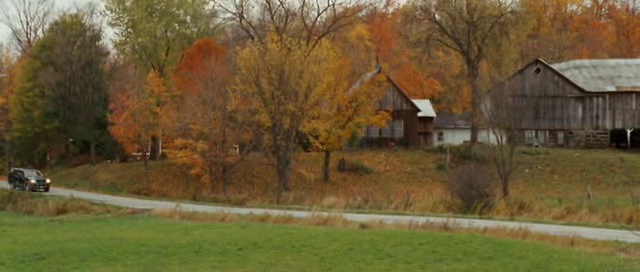
#> input picture resources/car/00000002.jpg, 640 x 272 px; its folder holds only this picture in this run
$ python cascade_tracker.py
#> lines starting #> are read from the running program, lines starting #| are printed output that depends on the picture; after the words box and inside, x2 and y2 are one past the last pixel; in counts of white or black regions, pixels touching at a corner belong together
### utilities.py
#!/usr/bin/env python
"""
Utilities
===========
This module contains multiple utility functions:
 get_jpeg => will load jpeg images and return them as an array.
 plot_pixel_position => will plot pixel location given an array.
 rect_resize => will resize a rectangle given an array of points.
"""

import cv2
import os
import matplotlib.pyplot as plt
import numpy as np

def get_jpeg(path):
    """
    Returns all JPEG files given a path
    :param path:
    """
    image_names = []
    for f in os.listdir(path):
        if f.endswith(".jpg"):
            image_names.append(path + f)
    return image_names


def plot_pixel_position(pos):
    """
    :param pos:
    :return:
    """
    pos = np.array(pos)
    plt.plot(pos[:, 0])
    plt.plot(pos[:, 1])
    plt.legend(['X pixel location', 'Y pixel location'])
    plt.show()

# [25 lines left out: function rect_resize, not called in this run]


# [22 lines that do not run on import are left out]

### cascade_tracker.py
#!/usr/bin/env python
"""
Haar Cascade Classifier
=======================
This module contains the 'cascade' function which will run a Haar classifier
on an image stream and returns the average location of the classifier matches
at each frame in an array.
"""

import cv2
import numpy as np

import utilities


def cascade(imgs, cascade_classifier, display_image=True, write_video=False, video_name='HAAR.avi'):
    """
    Gives the average position of a haar cascade classifier and displays image stream with classifier matches

    :param imgs: string array containing image file locations
    :param cascade_classifier: string containing file location of Haar classifier XML
    :param display_image: flag determining whether or not to display the image stream
    :param write_video: Flag determining whether or not to record image stream
    :param video_name: File name of image stream
    :return: array of average locations of the matches of the Haar classifier
    """
#> called with cascade_classifier = './resources/cars3.xml', display_image = True, write_video = False, video_name = 'HAAR.avi'

    # Load cascade classifier
    car_cascade = cv2.CascadeClassifier(cascade_classifier)

    # If write_video flag, record a video
    if write_video:
        height, width, _ = cv2.imread(imgs[0]).shape
        writer = cv2.VideoWriter(video_name, -1, 20, (width, height))

    # Initialize the average position to an empty array
    ave_pos = []

    # Initialize frame index
    frame_idx = 0

    # Loop through images, displaying every cascade match in a blue rectangle
    while frame_idx < len(imgs):
        # Load image at current index
        frame = cv2.imread(imgs[frame_idx])
#> frame is the input picture: shape (272, 640, 3); mean B, G, R 53.7, 90.6, 106

        # Create grayscale image for cascade classifier
        gray = cv2.cvtColor(frame, cv2.COLOR_BGR2GRAY)
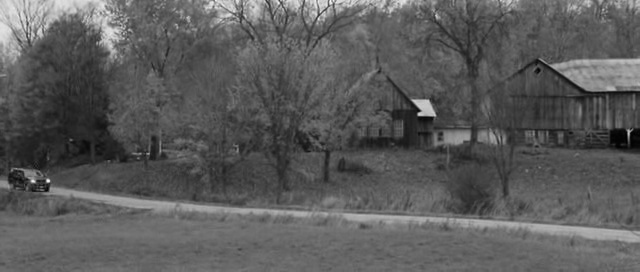
#> gray: shape (272, 640); min 1, max 249, mean 91

        # Detect all classifier matches of grayscale image
        cars = car_cascade.detectMultiScale(gray)
#> cars = ()

        # Initialize the x,y positions at this frame to empty arrays
        pos_x = []
        pos_y = []

        # Create rectangle for every match
        for (x, y, w, h) in cars:
            # Create a rectangle
            cv2.rectangle(frame, (x, y), (x + w, y + h), (255, 0, 0))
            pos_x.append(np.mean([x, x + w]))
            pos_y.append(np.mean([y, y + h]))
#> this loop made 0 passes
#> after the loop, pos_x = []; pos_y = []

        # Only add a new position to the array if there was a classifier match
        if len(cars) > 0:
            ave_pos.append((np.mean(pos_x), np.mean(pos_y)))

        # Display the image if the display image flag is true
        if display_image:
            cv2.imshow('img', frame)
            k = cv2.waitKey(30) & 0xff
#> (key Esc is pressed here)
            if k == 27:
                break

        # Write to video
        if write_video:
            writer.write(frame)

        # Update the index
        frame_idx += 1

    # Close all windows
    cv2.destroyAllWindows()

    # Release the video
    if write_video:
        writer.release()

    return ave_pos


if __name__ == '__main__':

    # Load images
    imgs = utilities.get_jpeg('./resources/car/')

    # Get average position according to the classifier
    ave_pos = cascade(imgs, './resources/cars3.xml')

    # Plot the average position
    utilities.plot_pixel_position(ave_pos)
#> in plot_pixel_position, `pos = np.array(pos)`: pos = empty array
#> (the run stopped early here; a loop or call above may not have finished)

$ run again, on resources/car/00000014.jpg
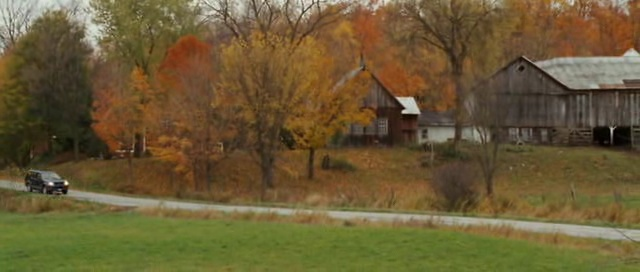
#> input picture resources/car/00000014.jpg, 640 x 272 px
#> in cascade, frame is the input picture: shape (272, 640, 3); mean B, G, R 53.5, 90.2, 105.6
#> cars = [[25, 153, 56, 56]]
#> the loop in cascade, `for (x, y, w, h) in cars:` made 1 pass
#> after the loop in cascade, `for (x, y, w, h) in cars:`:
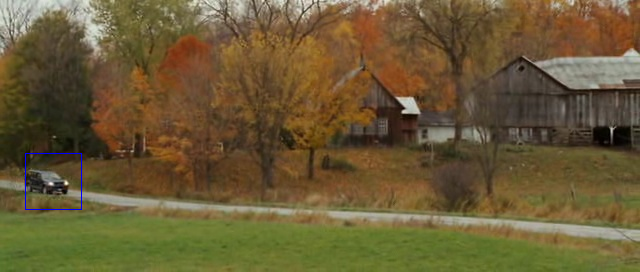
#> frame: shape (272, 640, 3); 0.13% of pixels changed, all inside (x1, y1, x2, y2) = (25, 153, 82, 210)
#> after the loop in cascade, `for (x, y, w, h) in cars:`: pos_x = [53]; pos_y = [181]
#> ave_pos = [(53, 181)]
#> pos = [[53, 181]]
#> in plot_pixel_position, `plt.show()`:
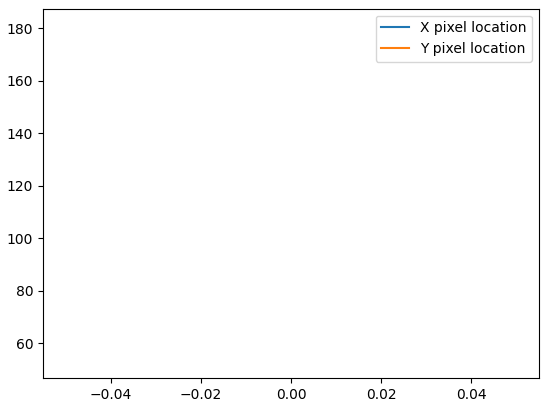
#> figure drawn by matplotlib, 1 panel

$ run again, on resources/car/00000018.jpg
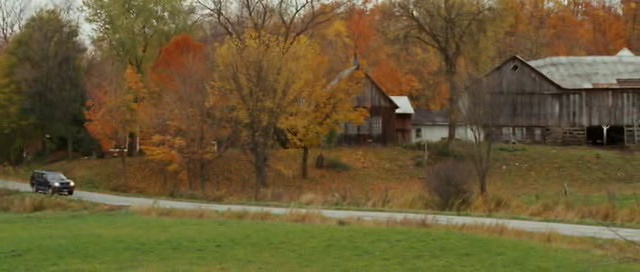
#> input picture resources/car/00000018.jpg, 640 x 272 px
#> in cascade, frame is the input picture: shape (272, 640, 3); mean B, G, R 53.1, 90.1, 105.3
#> cars = [[42, 166, 39, 39]]
#> the loop in cascade, `for (x, y, w, h) in cars:` made 1 pass
#> after the loop in cascade, `for (x, y, w, h) in cars:`:
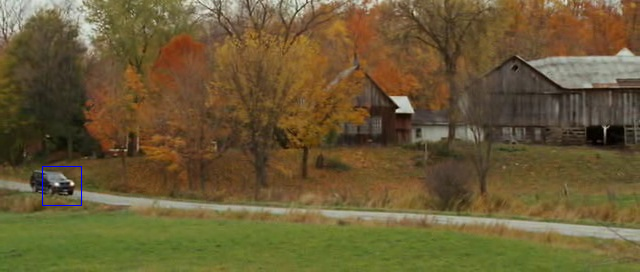
#> frame: shape (272, 640, 3); 0.09% of pixels changed, all inside (x1, y1, x2, y2) = (42, 166, 82, 206)
#> after the loop in cascade, `for (x, y, w, h) in cars:`: pos_x = [61.5]; pos_y = [185.5]
#> ave_pos = [(61.5, 185.5)]
#> pos = [[61.5, 185.5]]
#> in plot_pixel_position, `plt.show()`:
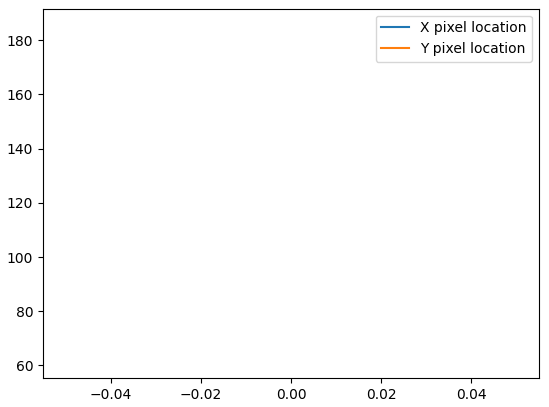
#> figure drawn by matplotlib, 1 panel
